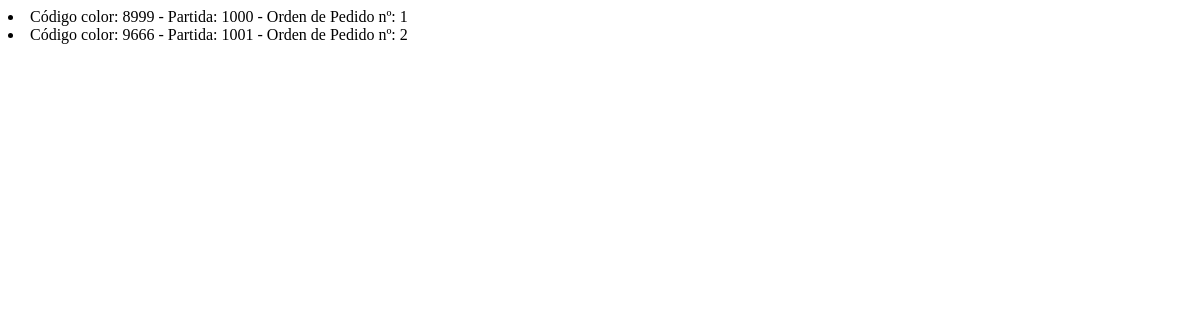
The page /appProduccion/leerHilados/ on the database as committed earlier.
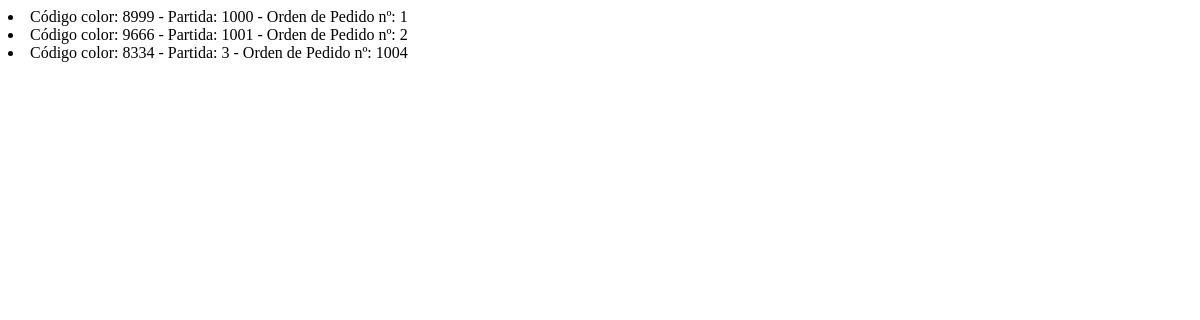
The same page on the database as committed later.
### appProduccion/models.py (models this page shows)
class Hilado(models.Model):
    codigoColor = models.IntegerField()
    partida = models.IntegerField()
    ordenPedido = models.IntegerField()
    def __str__(self):
        return f"Código color: {self.codigoColor} - Partida: {self.partida} - Orden de Pedido nº: {self.ordenPedido}"

### appProduccion/views.py (the view)
# urls.py: path('leerHilados/', leerHilados, name="LeerHilados"),
def leerHilados(request):
    hilados = Hilado.objects.all()
    contexto = {"hilados":hilados}
    return render(request, "appProduccion/leerHilados.html",contexto)

### appProduccion/templates/appProduccion/leerHilados.html (shortened to what this page needs)
<!DOCTYPE html>
<html lang="en">
<head>
</head>
    <body>
        {% for p in hilados %}
            <li> {{p}} </li>
        {% endfor %}
    </body>
</html>

Rows that differ between the two databases and show on the page:
added Hilado: codigoColor+partida+ordenPedido "Código color: 8334 - Partida: 3 - Orden de Pedido nº: 1004"
